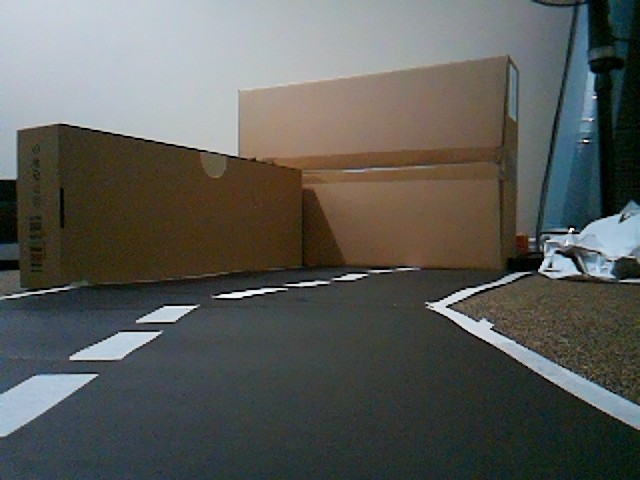
#> input picture test_face_sign.jpg, 640 x 480 px
$ jupyter execute openCV_road_test.ipynb   (shell and % lines are left out)
#> lines starting #> are read from the running program, lines starting #| are printed output that depends on the picture; after the words box and inside, x2 and y2 are one past the last pixel; in counts of white or black regions, pixels touching at a corner belong together
#> further down, image is the input picture: shape (480, 640, 3); mean B, G, R 88, 92.1, 90.8
[cell 1]
import numpy as np
import pandas as pd
import cv2
from matplotlib import pyplot as plt

[cell 2]
def region_selection_road(image):
	"""
	Determine and cut the region of interest in the input image.
	Parameters:
		image: we pass here the output from canny where we have
		identified edges in the frame
	"""
	# create an array of the same size as of the input image
	mask = np.zeros_like(image)
	# if you pass an image with more then one channel
	if len(image.shape) > 2:
		channel_count = image.shape[2]
#> channel_count = 3
		ignore_mask_color = (255,) * channel_count
#> ignore_mask_color = (255, 255, 255)
	# our image only has one channel so it will go under "else"
	else:
		# color of the mask polygon (white)
		ignore_mask_color = 255
	# creating a polygon to focus only on the road in the picture
	# we have created this polygon in accordance to how the camera was placed

	rows, cols = image.shape[:2]
#> rows = 480; cols = 640
	bottom_left = [cols * 0.02, rows * 0.65]
#> bottom_left = [12.8, 312]
	top_left	 = [cols * 0.02, rows * 0.95]
#> top_left = [12.8, 456]
	bottom_right = [cols * 0.99, rows * 0.65]
#> bottom_right = [633.6, 312]
	top_right = [cols * 0.99, rows * 0.95]
#> top_right = [633.6, 456]


	vertices = np.array([[bottom_left, top_left, top_right, bottom_right]], dtype=np.int32)
	# filling the polygon with white color and generating the final mask
	cv2.fillPoly(mask, vertices, ignore_mask_color)
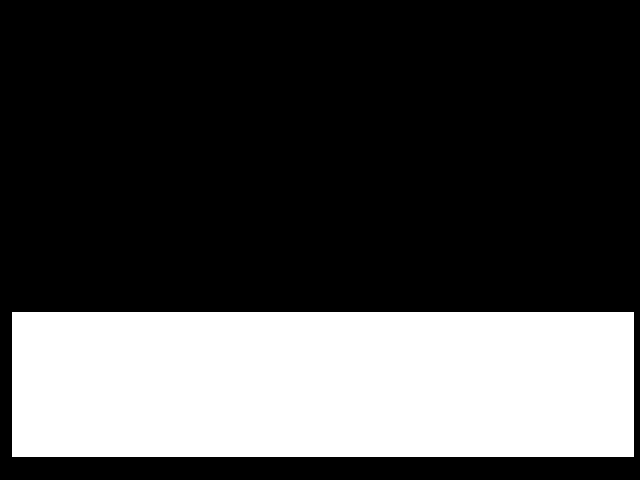
#> mask: shape (480, 640, 3); 29.4% white; 1 white region, box (x1, y1, x2, y2) and area: (12, 312, 634, 457) 90190
	# performing Bitwise AND on the input image and mask to get only the edges on the road
	masked_image = cv2.bitwise_and(image, mask)
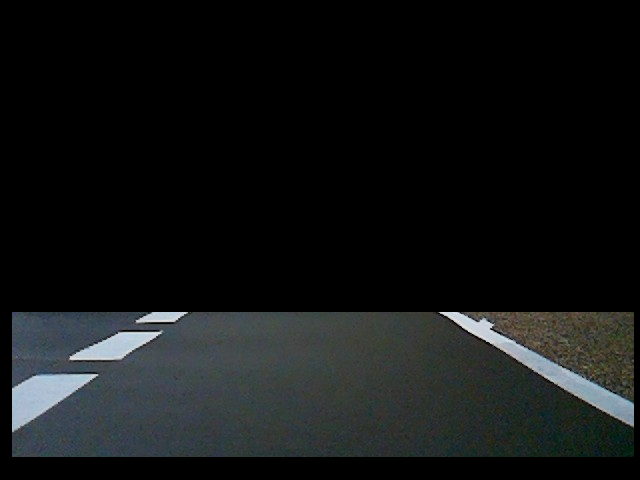
#> masked_image: shape (480, 640, 3); mean B, G, R 21.2, 20.9, 18.8
	return masked_image

[cell 3]
image = cv2.imread('test_face_sign.jpg')

masked_image = region_selection_road(image)

plt.imshow(masked_image)

[cell 4]
# [79 lines left out: functions average_slope_intercept, pixel_points, lane_lines, draw_lane_lines, not called in this run]

[cell 5]
def frame_processor(image):
    """
    Process the input frame to detect lane lines.
    Parameters:
        image: image of a road where one wants to detect lane lines
        (we will be passing frames of video to this function)
    """
    # Convert the RGB image to grayscale
    grayscale = cv2.cvtColor(image, cv2.COLOR_BGR2GRAY)
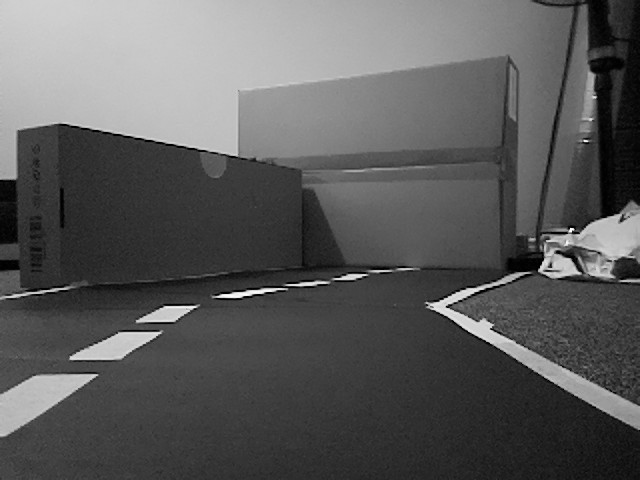
#> grayscale: shape (480, 640); min 0, max 255, mean 91.3

    # Apply Gaussian blur to remove noise from the frames
    blur = cv2.GaussianBlur(grayscale, (5, 5), 0)

    # Thresholding to ignore dark colors
    _, thresholded = cv2.threshold(blur, 150, 255, cv2.THRESH_BINARY)
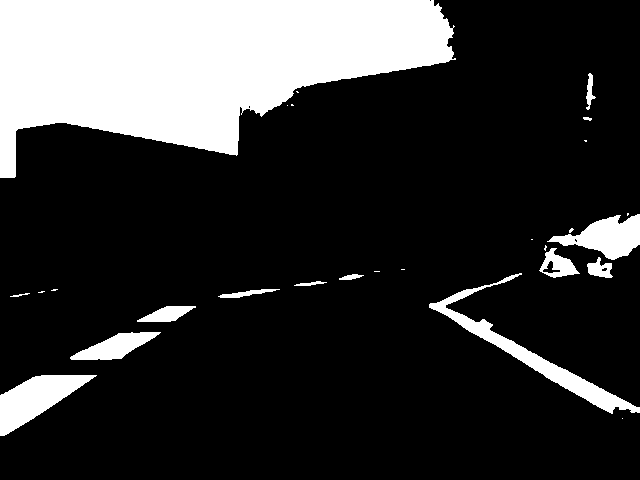
#> thresholded: shape (480, 640); 20.4% white; 27 white regions (13 under 20 px), largest, box (x1, y1, x2, y2) and area: (0, 0, 456, 178) 50790, (429, 273, 640, 414) 3476, (0, 375, 97, 436) 2821

    # Canny edge detection
    edges = cv2.Canny(thresholded, 100, 200)
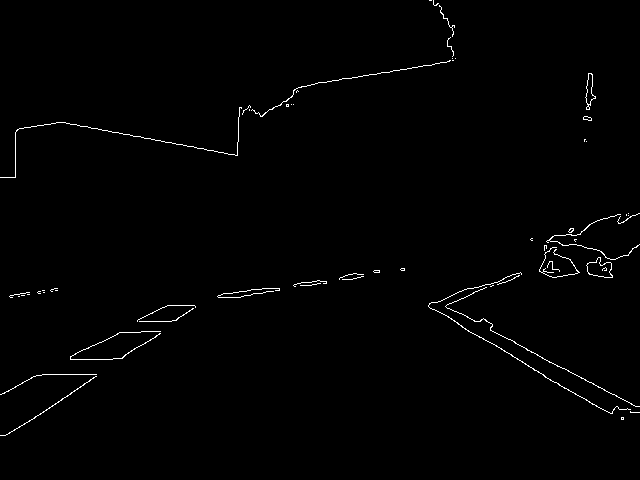
#> edges: shape (480, 640); 0.92% white in thin lines or dots

    # Region selection mask
    mask = np.zeros_like(edges)
    ignore_mask_color = 255
    imshape = image.shape
#> imshape = (480, 640, 3)
    vertices = np.array([[(0, imshape[0]), (imshape[1] / 2, imshape[0] / 2), (imshape[1], imshape[0])]], dtype=np.int32)
    cv2.fillPoly(mask, vertices, ignore_mask_color)
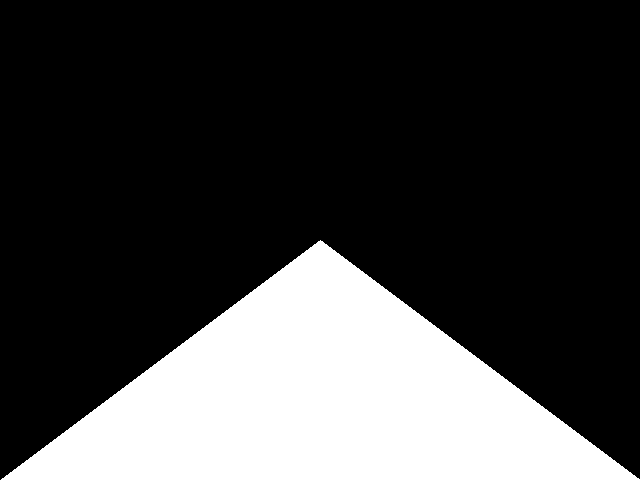
#> mask: shape (480, 640); 25% white; 1 white region, box (x1, y1, x2, y2) and area: (1, 240, 640, 480) 76880
    masked_edges = cv2.bitwise_and(edges, mask)
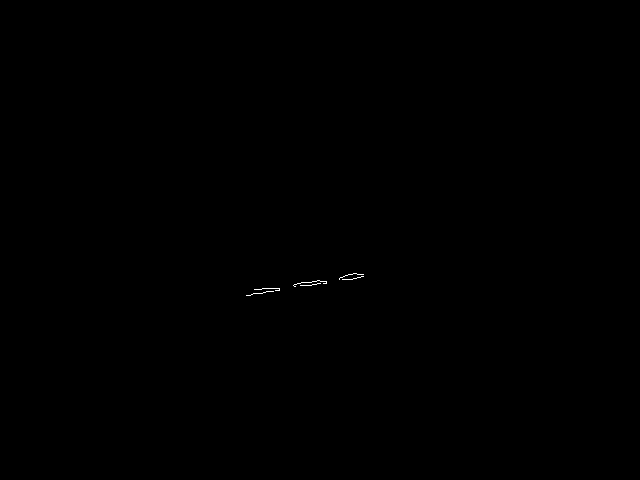
#> masked_edges: shape (480, 640); 0.06% white in thin lines or dots, all inside (x1, y1, x2, y2) = (246, 273, 364, 296)

    # Hough transform to detect lines
    lines = cv2.HoughLinesP(masked_edges, 2, np.pi/180, 15, np.array([]), minLineLength=10, maxLineGap=20)
#> lines = [[305, 285, 363, 276], [271, 288, 319, 280], [302, 285, 356, 273], [246, 295, 279, 290], [256, 289, 269, 288], [253, 293, 301, 285]]

    # Draw the detected lines on the original image
    result = np.copy(image)
    if lines is not None:
        for line in lines:
            for x1, y1, x2, y2 in line:
                cv2.line(result, (x1, y1), (x2, y2), (0, 255, 0), 5)
#> this loop made 6 passes
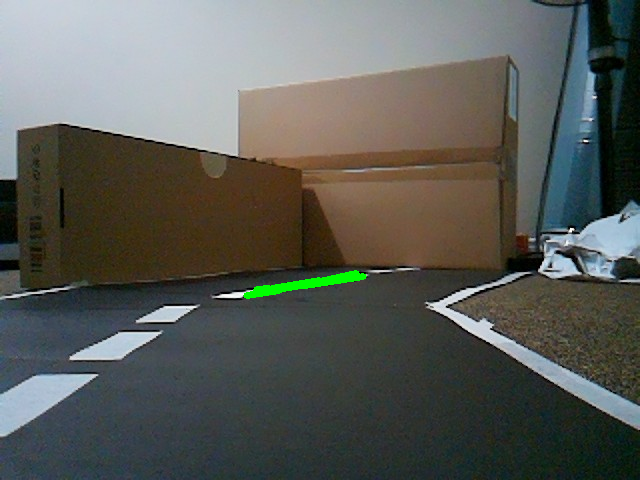
#> result: shape (480, 640, 3); 0.37% of pixels changed, all inside (x1, y1, x2, y2) = (243, 270, 367, 299)

    return result

[cell 6]
# Creates the environment of
# the picture and shows it
image = cv2.imread('test_face_sign.jpg')

lines = frame_processor(image)

masked_image = region_selection_road(image)

frame = frame_processor(masked_image)
#> in frame_processor (call 2), `_, thresholded = cv2.threshold(blur, 150, 255, cv2.THRESH_BINARY)`:
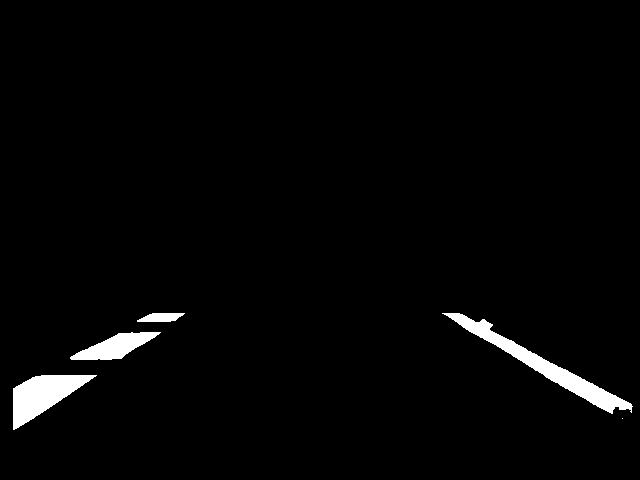
#> thresholded: shape (480, 640); 2.2% white; 5 white regions (1 under 20 px), largest, box (x1, y1, x2, y2) and area: (442, 313, 633, 414) 2883, (13, 375, 97, 430) 2269, (70, 332, 161, 360) 1296, (137, 313, 185, 322) 324
#> in frame_processor (call 2), `edges = cv2.Canny(thresholded, 100, 200)`:
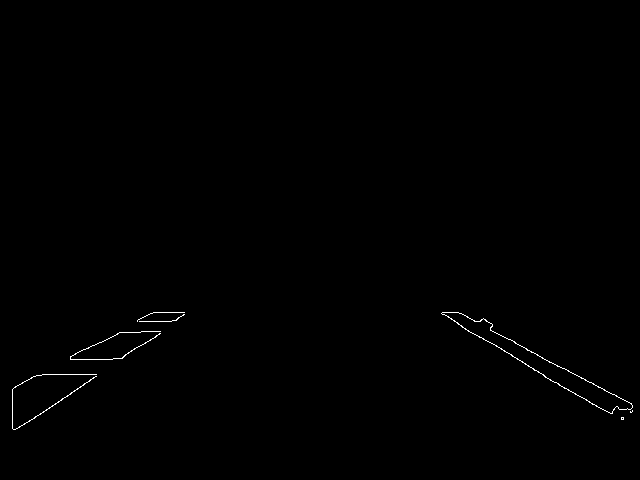
#> edges: shape (480, 640); 0.33% white in thin lines or dots, all inside (x1, y1, x2, y2) = (12, 312, 633, 430)
#> in frame_processor (call 2), `masked_edges = cv2.bitwise_and(edges, mask)`: masked_edges: shape (480, 640); every value is 0
#> in frame_processor (call 2), `lines = cv2.HoughLinesP(masked_edges, 2, np.pi/180, 15, np.array([]), ..`: lines = None
